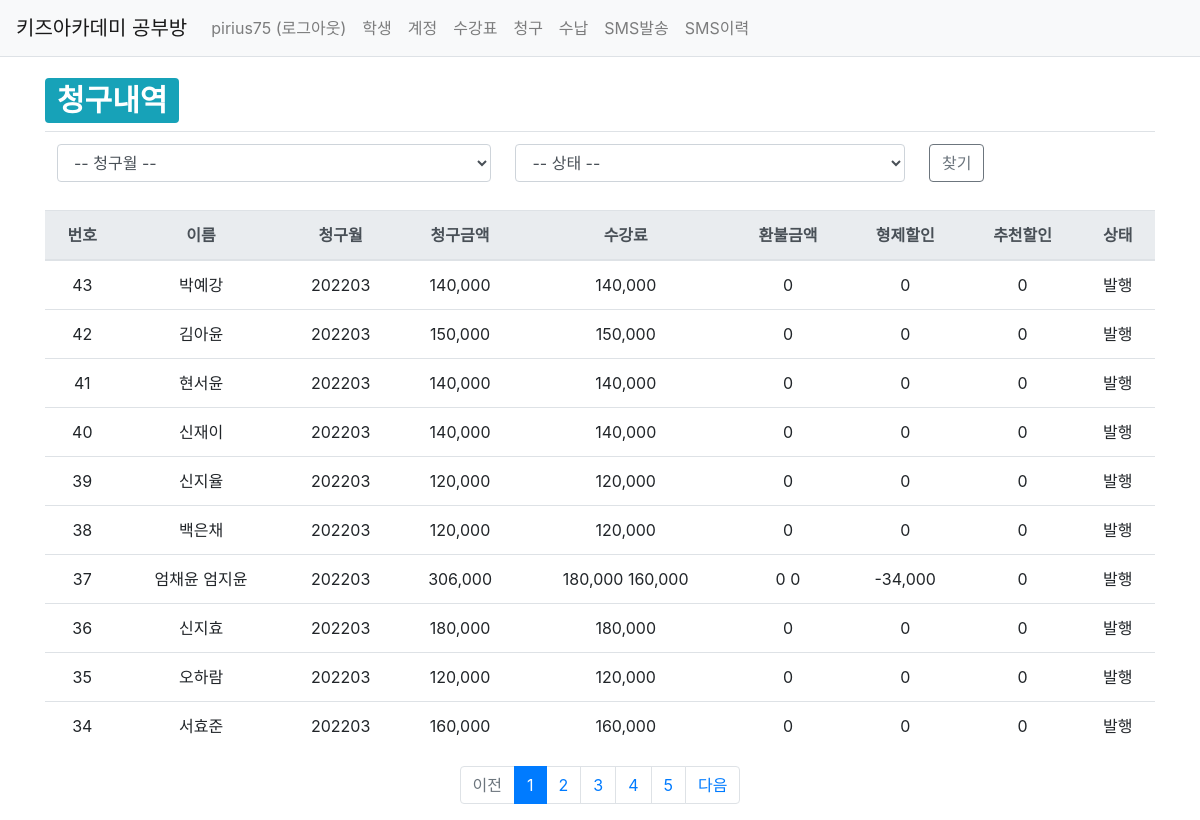
The page /studyroom/bill/ (signed in) on the database as committed earlier.
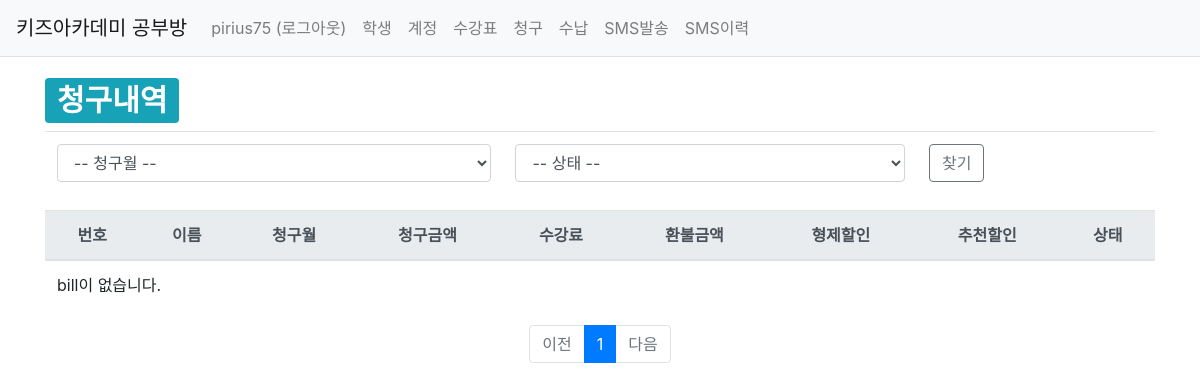
The same page on the database as committed later.
### studyroom/models.py (models this page shows, shortened)
class Bill(models.Model):
    BillStatus_choices = (
        ('OP', '발행'),
        ('FP', '완납'),
        ('PP', '부분납'),
    )
    class PayType(models.TextChoices):
        김포페이 = 'KP'
        계좌이체 = 'AT'
    account = models.ForeignKey(Account, on_delete=models.CASCADE)
    bill_status = models.CharField(max_length=2, choices=BillStatus_choices)
    bill_mt = models.CharField(max_length=6)
    bill_amt = models.IntegerField(null=True, blank=True)
    base_amt = models.IntegerField(null=True, blank=True)
    brother_base_amt = models.IntegerField(null=True, blank=True, default=0)
    refund_amt = models.IntegerField(null=True, blank=True, default=0)
    brother_refund_amt = models.IntegerField(null=True, blank=True, default=0)
    brother_dc_amt = models.IntegerField(null=True, blank=True, default=0)
    recommend_dc_amt = models.IntegerField(null=True, blank=True, default=0)
    pay_amt = models.IntegerField(null=True, blank=True, default=0)
    pay_type = models.CharField(max_length=2, choices=PayType.choices, null=True, blank=True)
    pay_dt = models.CharField(max_length=8, null=True, blank=True)
    pay_id = models.IntegerField(null=True, blank=True)
    create_date = models.DateTimeField()
    modify_date = models.DateTimeField(auto_now=True)

class Account(models.Model):
    user = models.ForeignKey(User, on_delete=models.CASCADE)
    student = models.ForeignKey(Student, on_delete=models.CASCADE)
    payer = models.CharField(max_length=40, null=True, blank=True)
    payer_phone_num = models.CharField(max_length=11, null=True, blank=True)
    sms_phone_num = models.CharField(max_length=11, null=True, blank=True)
    brother_dc_yn = models.CharField(max_length=1, default='n')
    recommend_dc_start = models.CharField(max_length=6, null=True, blank=True, default='yyyymm')
    recommend_dc_end = models.CharField(max_length=6, null=True, blank=True, default='yyyymm')
    create_date = models.DateTimeField()
    modify_date = models.DateTimeField(null=True, blank=True)

class Student(models.Model):
    Grade_choices = (
        ('Y6','6세'),
        ('Y7','7세'),
        ('E1','1학년'),
        ('E2','2학년'),
        ('E3','3학년'),
        ('E4','4학년'),
        ('E5','5학년'),
        ('E6','6학년'),
    )
    user = models.ForeignKey(User, on_delete=models.CASCADE)
    brother = models.ForeignKey('self', on_delete=models.CASCADE, blank=True, null=True)
    name = models.CharField(max_length=20)
    grade = models.CharField(max_length=2, choices=Grade_choices)
    create_date = models.DateTimeField()
    modify_date = models.DateTimeField(null=True, blank=True)
    delete_yn = models.CharField(max_length=1, default='n')

### studyroom/views/bill_views.py (the view)
@login_required(login_url='common:login')
def bill_list(request):
    logger.info("INFO 레벨로 출력")
    """
    학생 목록 출력
    """
    page = request.GET.get('page', '1')  # 페이지
    billmt = request.GET.get('billmt', '')  # 검색어
    billstatus = request.GET.get('billstatus', '')  # 검색어
    bill_list = Bill.objects.order_by('id')
    if billmt:
        bill_list = bill_list.filter(
            Q(bill_mt__icontains=billmt)   # 제목검색
        ).distinct()
    if billstatus:
        bill_list = bill_list.filter(
            Q(bill_status__icontains=billstatus)   # 제목검색
        ).distinct()
    paginator = Paginator(bill_list, 10)  # 페이지당 10개씩 보여주기
    page_obj = paginator.get_page(page)
    context = {'bill_list': page_obj, 'page': page, 'billmt': billmt, 'billstatus':billstatus}
    return render(request, 'studyroom/bill_list.html', context)

### studyroom/templatetags/studyroom_filter.py (called while the page is built)
@register.filter
def sub(value, arg):
    return value - arg

### templates/studyroom/bill_list.html (shortened to what this page needs)
{% extends 'base.html' %}
{% load studyroom_filter %}
{% load humanize %}
{% block content %}
<div class="container my-3">
    <div>
        <h1>
            <span class="badge badge-info">청구내역</span>
        </h1>
    </div>
    <table class="table">
        <tbody>
            <tr>
                <td>
                    <select name='bill_mt' class="form-control billmt" value="{{ billmt|default_if_none:'' }}">
                        {% if billmt %}
                        <option value=billmt selected>--   {{ billmt }}   --</option>
                        {% else %}
                        <option value='' selected>--   청구월   --</option>
                        {% endif %}
                    </select>
                </td>
                <td>
                    <select name='bill_status' class="form-control billstatus" value="{{ billstatus|default_if_none:'' }}">
                      <option value='' selected>--   상태   --</option>
                    </select>
                </td>
                <td>
                    <button class="btn btn-outline-secondary" type="button" id="btn_search">찾기</button>
                </td>
            </tr>
        </tbody>
    </table>
    <table class="table">
        <thead>
        <tr class="text-center thead-light">
            <th>번호</th>
            <th>이름</th>
            <th>청구월</th>
            <th>청구금액</th>
            <th>수강료</th>
            <th>환불금액</th>
            <th>형제할인</th>
            <th>추천할인</th>
            <th>상태</th>
        </tr>
        </thead>
        <tbody>
        {% if bill_list %}
        {% for bill in bill_list %}
        <tr class="text-center">
            <td>
                {{ bill_list.paginator.count|sub:bill_list.start_index|sub:forloop.counter0|add:1 }}
            </td>
            <td>{{ bill.account.student.name }} {{ bill.account.student.brother.name }}</td>
            <td>{{ bill.bill_mt }}</td>
            <td>{{ bill.bill_amt|intcomma }}</td>
            <td>{{ bill.base_amt|intcomma }} {% if bill.account.student.brother %}{{ bill.brother_base_amt|intcomma }}{% endif %}</td>
            <td>{{ bill.refund_amt|intcomma }} {% if bill.account.student.brother %}{{ bill.brother_refund_amt|intcomma }}{% endif %}</td>
            <td>{{ bill.brother_dc_amt|intcomma }}</td>
            <td>{{ bill.recommend_dc_amt|intcomma }}</td>
            <td>{{ bill.get_bill_status_display }}</td>
        </tr>
        {% endfor %}
        {% else %}
        <tr>
            <td colspan="3">bill이 없습니다.</td>
        </tr>
        {% endif %}
        </tbody>
    </table>
    <ul class="pagination justify-content-center">
        {% if bill_list.has_previous %}
        <li class="page-item">
            <a class="page-link" href="?page={{ bill_list.previous_page_number }}">이전</a>
        </li>
        {% else %}
        <li class="page-item disabled">
            <a class="page-link" tabindex="-1" aria-disabled="true" href="#">이전</a>
        </li>
        {% endif %}
        {% for page_number in bill_list.paginator.page_range %}
        {% if page_number >= bill_list.number|add:-5 and page_number <= bill_list.number|add:5 %}
            {% if page_number == bill_list.number %}
            <li class="page-item active" aria-current="page">
                <a class="page-link" href="?page={{ page_number }}">{{ page_number }}</a>
            </li>
            {% else %}
            <li class="page-item">
                <a class="page-link" href="?page={{ page_number }}">{{ page_number }}</a>
            </li>
            {% endif %}
        {% endif %}
        {% endfor %}
        {% if bill_list.has_next %}
        <li class="page-item">
            <a class="page-link" href="?page={{ bill_list.next_page_number }}">다음</a>
        </li>
        {% else %}
        <li class="page-item disabled">
            <a class="page-link" tabindex="-1" aria-disabled="true" href="#">다음</a>
        </li>
        {% endif %}
    </ul>
</div>
{% endblock %}

### templates/base.html (shortened to what this page needs)
{% load static %}
<!doctype html>
<html lang="ko">
<head>
    <link rel="stylesheet" type="text/css" href="{% static 'bootstrap.min.css' %}">
    <link rel="stylesheet" type="text/css" href="{% static 'style.css' %}">
</head>
<body>
{% include "navbar.html" %}
{% block content %}
{% endblock %}
</body>
</html>

### templates/navbar.html (shortened to what this page needs)
<nav class="navbar navbar-expand-lg navbar-light bg-light border-bottom">
    <a class="navbar-brand" href="{% url 'studyroom:index' %}">키즈아카데미 공부방</a>
    <div class="collapse navbar-collapse flex-grow-0" id="navbarNav">
        <ul class="navbar-nav">
            <li class="nav-item ">
                {% if user.is_authenticated %}
                <a class="nav-link" href="{% url 'common:logout' %}">{{ user.username }} (로그아웃)</a>
                {% else %}
                <a class="nav-link" href="{% url 'common:login' %}">로그인</a>
                {% endif %}
            </li>
            <li class="nav-item ">
                <a class="nav-link" href="{% url 'studyroom:index' %}">학생</a>
            </li>
            <li class="nav-item ">
                <a class="nav-link" href="{% url 'studyroom:account_list' %}">계정</a>
            </li>
            <li class="nav-item ">
                <a class="nav-link" href="{% url 'studyroom:sugang_list' %}">수강표</a>
            </li>
            <li class="nav-item ">
                <a class="nav-link" href="{% url 'studyroom:bill_list' %}">청구</a>
            </li>
            <li class="nav-item ">
                <a class="nav-link" href="{% url 'studyroom:pay_list' %}">수납</a>
            </li>
            <li class="nav-item ">
                <a class="nav-link" href="{% url 'studyroom:sms_send' %}">SMS발송</a>
            </li>
            <li class="nav-item ">
                <a class="nav-link" href="{% url 'studyroom:sms_list' %}">SMS이력</a>
            </li>
        </ul>
    </div>
</nav>

Rows that differ between the two databases and show on the page:
removed Bill: paginator.count|sub "43", account.student.name "박예강", bill_mt "202203", bill_amt "140,000", base_amt "140,000", refund_amt "0", brother_dc_amt "0", recommend_dc_amt "0", bill_status "발행"
removed Bill: paginator.count|sub "42", account.student.name "김아윤", bill_mt "202203", bill_amt "150,000", base_amt "150,000", refund_amt "0", brother_dc_amt "0", recommend_dc_amt "0", bill_status "발행"
removed Bill: paginator.count|sub "41", account.student.name "현서윤", bill_mt "202203", bill_amt "140,000", base_amt "140,000", refund_amt "0", brother_dc_amt "0", recommend_dc_amt "0", bill_status "발행"
removed Bill: paginator.count|sub "40", account.student.name "신재이", bill_mt "202203", bill_amt "140,000", base_amt "140,000", refund_amt "0", brother_dc_amt "0", recommend_dc_amt "0", bill_status "발행"
removed Bill: paginator.count|sub "39", account.student.name "신지율", bill_mt "202203", bill_amt "120,000", base_amt "120,000", refund_amt "0", brother_dc_amt "0", recommend_dc_amt "0", bill_status "발행"
removed Bill: paginator.count|sub "38", account.student.name "백은채", bill_mt "202203", bill_amt "120,000", base_amt "120,000", refund_amt "0", brother_dc_amt "0", recommend_dc_amt "0", bill_status "발행"
removed Bill: paginator.count|sub "37", account.student.name "엄채윤", account.student.brother.name "엄지윤", bill_mt "202203", bill_amt "306,000", base_amt "180,000", brother_base_amt "160,000", refund_amt "0", brother_refund_amt "0", brother_dc_amt "-34,000", recommend_dc_amt "0", bill_status "발행"
removed Bill: paginator.count|sub "36", account.student.name "신지효", bill_mt "202203", bill_amt "180,000", base_amt "180,000", refund_amt "0", brother_dc_amt "0", recommend_dc_amt "0", bill_status "발행"
removed Bill: paginator.count|sub "35", account.student.name "오하람", bill_mt "202203", bill_amt "120,000", base_amt "120,000", refund_amt "0", brother_dc_amt "0", recommend_dc_amt "0", bill_status "발행"
removed Bill: paginator.count|sub "34", account.student.name "서효준", bill_mt "202203", bill_amt "160,000", base_amt "160,000", refund_amt "0", brother_dc_amt "0", recommend_dc_amt "0", bill_status "발행"
Other text that changed with them:
text now shown: "bill이 없습니다."
list line gone: "2"
list line gone: "3"
list line gone: "4"
list line gone: "5"
